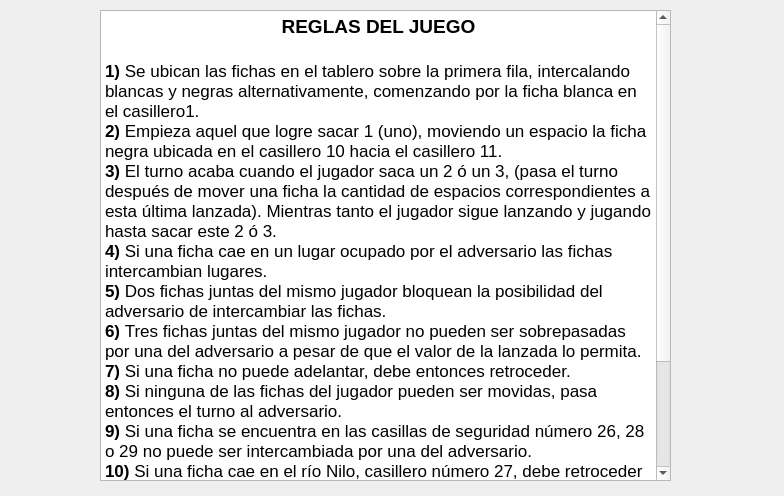
<?xml version="1.0" encoding="UTF-8"?>
<ui version="4.0">
 <class>MyDialog</class>
 <widget class="QDialog" name="MyDialog">
  <property name="geometry">
   <rect>
    <x>0</x>
    <y>0</y>
    <width>784</width>
    <height>496</height>
   </rect>
  </property>
  <property name="windowTitle">
   <string>Dialog</string>
  </property>
  <widget class="QTextBrowser" name="textBrowser">
   <property name="geometry">
    <rect>
     <x>100</x>
     <y>10</y>
     <width>571</width>
     <height>471</height>
    </rect>
   </property>
   <property name="html">
    <string>&lt;!DOCTYPE HTML PUBLIC &quot;-//W3C//DTD HTML 4.0//EN&quot; &quot;http://www.w3.org/TR/REC-html40/strict.dtd&quot;&gt;
&lt;html&gt;&lt;head&gt;&lt;meta name=&quot;qrichtext&quot; content=&quot;1&quot; /&gt;&lt;meta charset=&quot;utf-8&quot; /&gt;&lt;style type=&quot;text/css&quot;&gt;
p, li { white-space: pre-wrap; }
hr { height: 1px; border-width: 0; }
&lt;/style&gt;&lt;/head&gt;&lt;body style=&quot; font-family:'.AppleSystemUIFont'; font-size:13pt; font-weight:400; font-style:normal;&quot;&gt;
&lt;p align=&quot;center&quot; style=&quot; margin-top:0px; margin-bottom:0px; margin-left:0px; margin-right:0px; -qt-block-indent:0; text-indent:0px;&quot;&gt;&lt;span style=&quot; font-size:14pt; font-weight:700;&quot;&gt;REGLAS DEL JUEGO&lt;/span&gt;&lt;/p&gt;
&lt;p style=&quot;-qt-paragraph-type:empty; margin-top:0px; margin-bottom:0px; margin-left:0px; margin-right:0px; -qt-block-indent:0; text-indent:0px; font-size:14pt; font-weight:700;&quot;&gt;&lt;br /&gt;&lt;/p&gt;
&lt;p style=&quot; margin-top:0px; margin-bottom:0px; margin-left:0px; margin-right:0px; -qt-block-indent:0; text-indent:0px;&quot;&gt;&lt;span style=&quot; font-weight:700;&quot;&gt;1)&lt;/span&gt; Se ubican las fichas en el tablero sobre la primera fila, intercalando blancas y negras alternativamente, comenzando por la ficha blanca en el casillero1. &lt;/p&gt;
&lt;p style=&quot; margin-top:0px; margin-bottom:0px; margin-left:0px; margin-right:0px; -qt-block-indent:0; text-indent:0px;&quot;&gt;&lt;span style=&quot; font-weight:700;&quot;&gt;2)&lt;/span&gt; Empieza aquel que logre sacar 1 (uno), moviendo un espacio la ficha negra ubicada en el casillero 10 hacia el casillero 11. &lt;/p&gt;
&lt;p style=&quot; margin-top:0px; margin-bottom:0px; margin-left:0px; margin-right:0px; -qt-block-indent:0; text-indent:0px;&quot;&gt;&lt;span style=&quot; font-weight:700;&quot;&gt;3)&lt;/span&gt; El turno acaba cuando el jugador saca un 2 ó un 3, (pasa el turno después de mover una ficha la cantidad de espacios correspondientes a esta última lanzada). Mientras tanto el jugador sigue lanzando y jugando hasta sacar este 2 ó 3. &lt;/p&gt;
&lt;p style=&quot; margin-top:0px; margin-bottom:0px; margin-left:0px; margin-right:0px; -qt-block-indent:0; text-indent:0px;&quot;&gt;&lt;span style=&quot; font-weight:700;&quot;&gt;4)&lt;/span&gt; Si una ficha cae en un lugar ocupado por el adversario las fichas intercambian lugares. &lt;/p&gt;
&lt;p style=&quot; margin-top:0px; margin-bottom:0px; margin-left:0px; margin-right:0px; -qt-block-indent:0; text-indent:0px;&quot;&gt;&lt;span style=&quot; font-weight:700;&quot;&gt;5)&lt;/span&gt; Dos fichas juntas del mismo jugador bloquean la posibilidad del adversario de intercambiar las fichas. &lt;/p&gt;
&lt;p style=&quot; margin-top:0px; margin-bottom:0px; margin-left:0px; margin-right:0px; -qt-block-indent:0; text-indent:0px;&quot;&gt;&lt;span style=&quot; font-weight:700;&quot;&gt;6) &lt;/span&gt;Tres fichas juntas del mismo jugador no pueden ser sobrepasadas por una del adversario a pesar de que el valor de la lanzada lo permita. &lt;/p&gt;
&lt;p style=&quot; margin-top:0px; margin-bottom:0px; margin-left:0px; margin-right:0px; -qt-block-indent:0; text-indent:0px;&quot;&gt;&lt;span style=&quot; font-weight:700;&quot;&gt;7)&lt;/span&gt; Si una ficha no puede adelantar, debe entonces retroceder. &lt;/p&gt;
&lt;p style=&quot; margin-top:0px; margin-bottom:0px; margin-left:0px; margin-right:0px; -qt-block-indent:0; text-indent:0px;&quot;&gt;&lt;span style=&quot; font-weight:700;&quot;&gt;8)&lt;/span&gt; Si ninguna de las fichas del jugador pueden ser movidas, pasa entonces el turno al adversario. &lt;/p&gt;
&lt;p style=&quot; margin-top:0px; margin-bottom:0px; margin-left:0px; margin-right:0px; -qt-block-indent:0; text-indent:0px;&quot;&gt;&lt;span style=&quot; font-weight:700;&quot;&gt;9)&lt;/span&gt; Si una ficha se encuentra en las casillas de seguridad número 26, 28 o 29 no puede ser intercambiada por una del adversario. &lt;/p&gt;
&lt;p style=&quot; margin-top:0px; margin-bottom:0px; margin-left:0px; margin-right:0px; -qt-block-indent:0; text-indent:0px;&quot;&gt;&lt;span style=&quot; font-weight:700;&quot;&gt;10)&lt;/span&gt; Si una ficha cae en el río Nilo, casillero número 27, debe retroceder al casillero número 15. Si este casillero está ya ocupado por una ficha, propia o del adversario, debe entonces seguir retrocediendo hasta el casillero número 1. &lt;/p&gt;
&lt;p style=&quot; margin-top:0px; margin-bottom:0px; margin-left:0px; margin-right:0px; -qt-block-indent:0; text-indent:0px;&quot;&gt;&lt;span style=&quot; font-weight:700;&quot;&gt;11)&lt;/span&gt; Las fichas continúan su camino hasta salir del tablero. No es necesario sacar las fichas con el valor exacto. &lt;/p&gt;
&lt;p style=&quot; margin-top:0px; margin-bottom:0px; margin-left:0px; margin-right:0px; -qt-block-indent:0; text-indent:0px;&quot;&gt;&lt;span style=&quot; font-weight:700;&quot;&gt;12)&lt;/span&gt; No se pueden sacar fichas del tablero mientras haya alguna ficha propia en el primer fila del tablero.&lt;/p&gt;&lt;/body&gt;&lt;/html&gt;</string>
   </property>
  </widget>
 </widget>
 <resources/>
 <connections/>
</ui>
